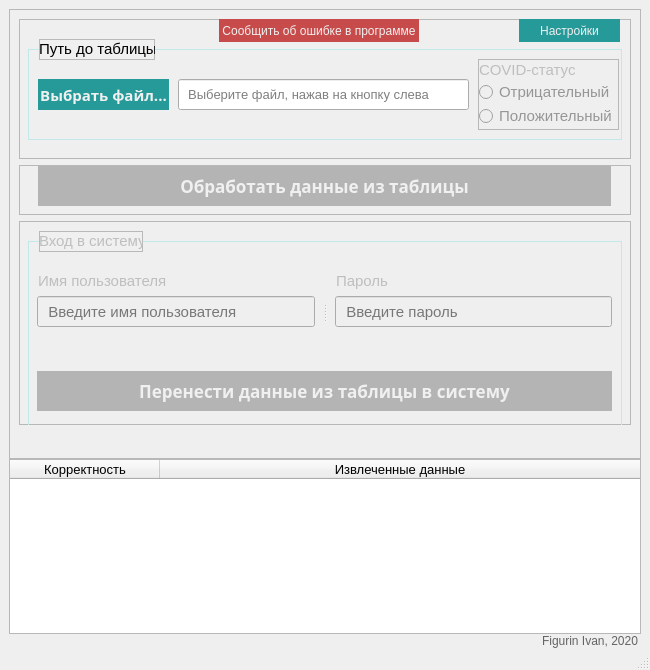
<?xml version="1.0" encoding="UTF-8"?>
<ui version="4.0">
 <class>main_window</class>
 <widget class="QMainWindow" name="main_window">
  <property name="geometry">
   <rect>
    <x>0</x>
    <y>0</y>
    <width>650</width>
    <height>670</height>
   </rect>
  </property>
  <property name="sizePolicy">
   <sizepolicy hsizetype="Fixed" vsizetype="Preferred">
    <horstretch>0</horstretch>
    <verstretch>1</verstretch>
   </sizepolicy>
  </property>
  <property name="minimumSize">
   <size>
    <width>650</width>
    <height>670</height>
   </size>
  </property>
  <property name="maximumSize">
   <size>
    <width>650</width>
    <height>1100</height>
   </size>
  </property>
  <property name="sizeIncrement">
   <size>
    <width>0</width>
    <height>300</height>
   </size>
  </property>
  <property name="windowTitle">
   <string>Импорт результатов тестов на COVID-19 в ЕМИАС</string>
  </property>
  <widget class="QWidget" name="central_widget">
   <layout class="QVBoxLayout" name="verticalLayout">
    <property name="spacing">
     <number>0</number>
    </property>
    <property name="bottomMargin">
     <number>0</number>
    </property>
    <item>
     <widget class="QFrame" name="main_top_frame">
      <property name="minimumSize">
       <size>
        <width>0</width>
        <height>450</height>
       </size>
      </property>
      <property name="frameShape">
       <enum>QFrame::StyledPanel</enum>
      </property>
      <property name="frameShadow">
       <enum>QFrame::Raised</enum>
      </property>
      <layout class="QVBoxLayout" name="verticalLayout_2">
       <item>
        <widget class="QFrame" name="path_to_table_big_frame">
         <property name="maximumSize">
          <size>
           <width>16777215</width>
           <height>140</height>
          </size>
         </property>
         <property name="frameShape">
          <enum>QFrame::StyledPanel</enum>
         </property>
         <property name="frameShadow">
          <enum>QFrame::Raised</enum>
         </property>
         <widget class="QFrame" name="path_to_table_frame">
          <property name="geometry">
           <rect>
            <x>9</x>
            <y>30</y>
            <width>594</width>
            <height>91</height>
           </rect>
          </property>
          <property name="styleSheet">
           <string notr="true">QFrame#path_to_table_frame {
	border-color: rgb(194, 233, 233);
	border-width: 1px;
	border-style: double;

}</string>
          </property>
          <property name="frameShape">
           <enum>QFrame::StyledPanel</enum>
          </property>
          <property name="frameShadow">
           <enum>QFrame::Raised</enum>
          </property>
          <widget class="QPushButton" name="path_to_table_button">
           <property name="geometry">
            <rect>
             <x>10</x>
             <y>30</y>
             <width>131</width>
             <height>31</height>
            </rect>
           </property>
           <property name="font">
            <font>
             <family>Segoe UI Semibold</family>
             <pointsize>11</pointsize>
             <weight>75</weight>
             <bold>true</bold>
            </font>
           </property>
           <property name="styleSheet">
            <string notr="true">QPushButton {
	background-color: rgb(38, 153, 153);
	color: rgb(240,240,240);
	border-style: none;
}
QPushButton:hover{
	background-color: rgb(30, 134, 134);
}
QPushButton:pressed{
	background-color: rgb(22, 114, 114);
}</string>
           </property>
           <property name="text">
            <string>Выбрать файл...</string>
           </property>
          </widget>
          <widget class="QLineEdit" name="path_to_table_input">
           <property name="geometry">
            <rect>
             <x>150</x>
             <y>30</y>
             <width>291</width>
             <height>31</height>
            </rect>
           </property>
           <property name="font">
            <font>
             <family>Segoe UI</family>
             <pointsize>10</pointsize>
            </font>
           </property>
           <property name="styleSheet">
            <string notr="true">QLineEdit{
	border-color: rgb(153, 153, 153);
}
QLineEdit:hover{
	border-color: rgb(117, 117, 117);
}
QLineEdit:focus{
	border-color: rgb(61, 207, 207);
}
</string>
           </property>
           <property name="text">
            <string/>
           </property>
           <property name="readOnly">
            <bool>true</bool>
           </property>
           <property name="placeholderText">
            <string>  Выберите файл, нажав на кнопку слева</string>
           </property>
           <property name="clearButtonEnabled">
            <bool>false</bool>
           </property>
          </widget>
          <widget class="QFrame" name="covid_frame">
           <property name="enabled">
            <bool>false</bool>
           </property>
           <property name="geometry">
            <rect>
             <x>450</x>
             <y>10</y>
             <width>141</width>
             <height>71</height>
            </rect>
           </property>
           <property name="frameShape">
            <enum>QFrame::StyledPanel</enum>
           </property>
           <property name="frameShadow">
            <enum>QFrame::Raised</enum>
           </property>
           <layout class="QVBoxLayout" name="verticalLayout_4">
            <property name="spacing">
             <number>0</number>
            </property>
            <property name="leftMargin">
             <number>0</number>
            </property>
            <property name="topMargin">
             <number>0</number>
            </property>
            <property name="rightMargin">
             <number>0</number>
            </property>
            <property name="bottomMargin">
             <number>0</number>
            </property>
            <item>
             <widget class="QLabel" name="covid_descript">
              <property name="enabled">
               <bool>false</bool>
              </property>
              <property name="maximumSize">
               <size>
                <width>16777215</width>
                <height>20</height>
               </size>
              </property>
              <property name="font">
               <font>
                <family>Segoe UI</family>
                <pointsize>11</pointsize>
               </font>
              </property>
              <property name="styleSheet">
               <string notr="true">Qlabel {
	background-color: rgba(255,255,255,0);
	border-color: rgba(255,255,255,0);
}</string>
              </property>
              <property name="text">
               <string>COVID-статус</string>
              </property>
             </widget>
            </item>
            <item>
             <widget class="QRadioButton" name="path_to_table_ok">
              <property name="font">
               <font>
                <family>Segoe UI</family>
                <pointsize>11</pointsize>
               </font>
              </property>
              <property name="styleSheet">
               <string notr="true">QRadioButton{
	color:rgb(0, 135, 0)
}
QRadioButton:disabled{
	color:rgb(150,150,150)
}</string>
              </property>
              <property name="text">
               <string>Отрицательный</string>
              </property>
             </widget>
            </item>
            <item>
             <widget class="QRadioButton" name="path_to_table_ill">
              <property name="font">
               <font>
                <family>Segoe UI</family>
                <pointsize>11</pointsize>
               </font>
              </property>
              <property name="styleSheet">
               <string notr="true">QRadioButton{
	color: rgb(135, 0, 0)
}
QRadioButton:disabled{
	color:rgb(150,150,150)
}</string>
              </property>
              <property name="text">
               <string>Положительный</string>
              </property>
             </widget>
            </item>
           </layout>
          </widget>
         </widget>
         <widget class="QFrame" name="path_to_table_deco">
          <property name="geometry">
           <rect>
            <x>20</x>
            <y>20</y>
            <width>116</width>
            <height>21</height>
           </rect>
          </property>
          <property name="styleSheet">
           <string notr="true">QFrame#path_to_table_deco {
	background-color: rgb(240, 240, 240)
	
}</string>
          </property>
          <property name="frameShape">
           <enum>QFrame::StyledPanel</enum>
          </property>
          <property name="frameShadow">
           <enum>QFrame::Raised</enum>
          </property>
          <widget class="QLabel" name="path_to_table_descript">
           <property name="geometry">
            <rect>
             <x>0</x>
             <y>0</y>
             <width>121</width>
             <height>20</height>
            </rect>
           </property>
           <property name="font">
            <font>
             <family>Segoe UI</family>
             <pointsize>11</pointsize>
            </font>
           </property>
           <property name="styleSheet">
            <string notr="true">Qlabel {
	background-color: rgba(255,255,255,0);
	border-color: rgba(255,255,255,0);
}</string>
           </property>
           <property name="text">
            <string>Путь до таблицы</string>
           </property>
          </widget>
         </widget>
         <widget class="QToolButton" name="toolButton">
          <property name="geometry">
           <rect>
            <x>500</x>
            <y>0</y>
            <width>101</width>
            <height>23</height>
           </rect>
          </property>
          <property name="font">
           <font>
            <family>Segoe UI</family>
           </font>
          </property>
          <property name="styleSheet">
           <string notr="true">QToolButton {
	background-color: rgb(38, 153, 153);
	color: rgb(240,240,240);
	border-style: none;
}
QToolButton:hover{
	background-color: rgb(30, 134, 134);
}
QToolButton:pressed{
	background-color: rgb(22, 114, 114);
}</string>
          </property>
          <property name="text">
           <string>Настройки</string>
          </property>
          <property name="toolButtonStyle">
           <enum>Qt::ToolButtonTextOnly</enum>
          </property>
         </widget>
         <widget class="QToolButton" name="toolButton_2">
          <property name="geometry">
           <rect>
            <x>200</x>
            <y>0</y>
            <width>200</width>
            <height>23</height>
           </rect>
          </property>
          <property name="font">
           <font>
            <family>Segoe UI</family>
           </font>
          </property>
          <property name="styleSheet">
           <string notr="true">QToolButton {
	background-color: rgb(200, 75, 75);
	color: rgb(240,240,240);
	border-style: none;
}
QToolButton:hover{
	background-color: rgb(180, 65, 65);
}
QToolButton:pressed{
	background-color: rgb(160, 55, 55);
}</string>
          </property>
          <property name="text">
           <string>Сообщить об ошибке в программе</string>
          </property>
          <property name="toolButtonStyle">
           <enum>Qt::ToolButtonTextOnly</enum>
          </property>
         </widget>
        </widget>
       </item>
       <item>
        <widget class="QFrame" name="frame">
         <property name="maximumSize">
          <size>
           <width>16777215</width>
           <height>50</height>
          </size>
         </property>
         <property name="frameShape">
          <enum>QFrame::StyledPanel</enum>
         </property>
         <property name="frameShadow">
          <enum>QFrame::Raised</enum>
         </property>
         <layout class="QVBoxLayout" name="verticalLayout_3">
          <property name="leftMargin">
           <number>18</number>
          </property>
          <property name="topMargin">
           <number>0</number>
          </property>
          <property name="rightMargin">
           <number>19</number>
          </property>
          <item>
           <widget class="QPushButton" name="start_parsing_button">
            <property name="enabled">
             <bool>false</bool>
            </property>
            <property name="minimumSize">
             <size>
              <width>0</width>
              <height>40</height>
             </size>
            </property>
            <property name="font">
             <font>
              <family>Segoe UI Semibold</family>
              <pointsize>13</pointsize>
              <weight>75</weight>
              <bold>true</bold>
             </font>
            </property>
            <property name="styleSheet">
             <string notr="true">QPushButton {
	background-color: rgb(38, 153, 153);
	color: rgb(240,240,240);
	border-style: none;
}
QPushButton:hover{
	background-color: rgb(30, 134, 134);
}
QPushButton:pressed{
	background-color: rgb(22, 114, 114);
}
QPushButton:disabled{
	background-color: rgb(180,180,180);
}</string>
            </property>
            <property name="text">
             <string>Обработать данные из таблицы</string>
            </property>
           </widget>
          </item>
         </layout>
        </widget>
       </item>
       <item>
        <widget class="QFrame" name="login_big_frame">
         <property name="enabled">
          <bool>false</bool>
         </property>
         <property name="frameShape">
          <enum>QFrame::StyledPanel</enum>
         </property>
         <property name="frameShadow">
          <enum>QFrame::Raised</enum>
         </property>
         <widget class="QFrame" name="login_frame">
          <property name="geometry">
           <rect>
            <x>9</x>
            <y>20</y>
            <width>594</width>
            <height>191</height>
           </rect>
          </property>
          <property name="styleSheet">
           <string notr="true">QFrame#login_frame {
	border-color: rgb(194, 233, 233);
	border-width: 1px;
	border-style: double;

}</string>
          </property>
          <property name="frameShape">
           <enum>QFrame::StyledPanel</enum>
          </property>
          <property name="frameShadow">
           <enum>QFrame::Raised</enum>
          </property>
          <widget class="QLabel" name="username_descript">
           <property name="geometry">
            <rect>
             <x>10</x>
             <y>30</y>
             <width>141</width>
             <height>20</height>
            </rect>
           </property>
           <property name="font">
            <font>
             <family>Segoe UI</family>
             <pointsize>11</pointsize>
            </font>
           </property>
           <property name="styleSheet">
            <string notr="true">Qlabel {
	background-color: rgba(255,255,255,0);
	border-color: rgba(255,255,255,0);
}</string>
           </property>
           <property name="text">
            <string>Имя пользователя</string>
           </property>
          </widget>
          <widget class="QLabel" name="password_descript">
           <property name="geometry">
            <rect>
             <x>308</x>
             <y>30</y>
             <width>61</width>
             <height>20</height>
            </rect>
           </property>
           <property name="font">
            <font>
             <family>Segoe UI</family>
             <pointsize>11</pointsize>
            </font>
           </property>
           <property name="styleSheet">
            <string notr="true">Qlabel {
	background-color: rgba(255,255,255,0);
	border-color: rgba(255,255,255,0);
}</string>
           </property>
           <property name="text">
            <string>Пароль</string>
           </property>
          </widget>
          <widget class="QPushButton" name="start_main_algorithm">
           <property name="enabled">
            <bool>false</bool>
           </property>
           <property name="geometry">
            <rect>
             <x>9</x>
             <y>130</y>
             <width>575</width>
             <height>40</height>
            </rect>
           </property>
           <property name="font">
            <font>
             <family>Segoe UI Semibold</family>
             <pointsize>13</pointsize>
             <weight>75</weight>
             <bold>true</bold>
            </font>
           </property>
           <property name="styleSheet">
            <string notr="true">QPushButton {
	background-color: rgb(38, 153, 153);
	color: rgb(240,240,240);
	border-style: none;
}
QPushButton:hover{
	background-color: rgb(30, 134, 134);
}
QPushButton:pressed{
	background-color: rgb(22, 114, 114);
}
QPushButton:disabled{
	background-color: rgb(180,180,180);
}</string>
           </property>
           <property name="text">
            <string>Перенести данные из таблицы в систему</string>
           </property>
          </widget>
          <widget class="QSplitter" name="splitter">
           <property name="geometry">
            <rect>
             <x>9</x>
             <y>55</y>
             <width>575</width>
             <height>31</height>
            </rect>
           </property>
           <property name="orientation">
            <enum>Qt::Horizontal</enum>
           </property>
           <property name="handleWidth">
            <number>20</number>
           </property>
           <widget class="QLineEdit" name="username_input">
            <property name="minimumSize">
             <size>
              <width>250</width>
              <height>0</height>
             </size>
            </property>
            <property name="font">
             <font>
              <family>Segoe UI</family>
              <pointsize>11</pointsize>
             </font>
            </property>
            <property name="styleSheet">
             <string notr="true">QLineEdit{
	border-color: rgb(153, 153, 153);
}
QLineEdit:hover{
	border-color: rgb(117, 117, 117);
}
QLineEdit:focus{
	border-color: rgb(61, 207, 207);
}
</string>
            </property>
            <property name="text">
             <string/>
            </property>
            <property name="readOnly">
             <bool>false</bool>
            </property>
            <property name="placeholderText">
             <string>  Введите имя пользователя</string>
            </property>
            <property name="clearButtonEnabled">
             <bool>false</bool>
            </property>
           </widget>
           <widget class="QLineEdit" name="password_input">
            <property name="minimumSize">
             <size>
              <width>250</width>
              <height>0</height>
             </size>
            </property>
            <property name="font">
             <font>
              <family>Segoe UI</family>
              <pointsize>11</pointsize>
             </font>
            </property>
            <property name="styleSheet">
             <string notr="true">QLineEdit{
	border-color: rgb(153, 153, 153);
}
QLineEdit:hover{
	border-color: rgb(117, 117, 117);
}
QLineEdit:focus{
	border-color: rgb(61, 207, 207);
}
</string>
            </property>
            <property name="text">
             <string/>
            </property>
            <property name="echoMode">
             <enum>QLineEdit::Password</enum>
            </property>
            <property name="readOnly">
             <bool>false</bool>
            </property>
            <property name="placeholderText">
             <string>  Введите пароль</string>
            </property>
            <property name="clearButtonEnabled">
             <bool>false</bool>
            </property>
           </widget>
          </widget>
         </widget>
         <widget class="QFrame" name="login_frame_deco">
          <property name="geometry">
           <rect>
            <x>20</x>
            <y>10</y>
            <width>104</width>
            <height>21</height>
           </rect>
          </property>
          <property name="styleSheet">
           <string notr="true">QFrame#login_frame_deco {
	background-color: rgb(240, 240, 240)
	
}</string>
          </property>
          <property name="frameShape">
           <enum>QFrame::StyledPanel</enum>
          </property>
          <property name="frameShadow">
           <enum>QFrame::Raised</enum>
          </property>
          <widget class="QLabel" name="login_frame_descript">
           <property name="geometry">
            <rect>
             <x>0</x>
             <y>0</y>
             <width>121</width>
             <height>20</height>
            </rect>
           </property>
           <property name="font">
            <font>
             <family>Segoe UI</family>
             <pointsize>11</pointsize>
            </font>
           </property>
           <property name="styleSheet">
            <string notr="true">Qlabel {
	background-color: rgba(255,255,255,0);
	border-color: rgba(255,255,255,0);
}</string>
           </property>
           <property name="text">
            <string>Вход в систему</string>
           </property>
          </widget>
         </widget>
        </widget>
       </item>
       <item>
        <widget class="QLabel" name="table_parse_error_descript">
         <property name="enabled">
          <bool>true</bool>
         </property>
         <property name="maximumSize">
          <size>
           <width>16777215</width>
           <height>18</height>
          </size>
         </property>
         <property name="font">
          <font>
           <family>Segoe UI</family>
           <pointsize>10</pointsize>
          </font>
         </property>
         <property name="text">
          <string/>
         </property>
         <property name="alignment">
          <set>Qt::AlignCenter</set>
         </property>
        </widget>
       </item>
      </layout>
     </widget>
    </item>
    <item>
     <widget class="QTableWidget" name="table_widget">
      <property name="font">
       <font>
        <pointsize>10</pointsize>
       </font>
      </property>
      <property name="autoScrollMargin">
       <number>8</number>
      </property>
      <property name="editTriggers">
       <set>QAbstractItemView::NoEditTriggers</set>
      </property>
      <property name="showDropIndicator" stdset="0">
       <bool>false</bool>
      </property>
      <property name="dragDropOverwriteMode">
       <bool>false</bool>
      </property>
      <property name="alternatingRowColors">
       <bool>false</bool>
      </property>
      <property name="verticalScrollMode">
       <enum>QAbstractItemView::ScrollPerPixel</enum>
      </property>
      <attribute name="horizontalHeaderVisible">
       <bool>true</bool>
      </attribute>
      <attribute name="horizontalHeaderCascadingSectionResizes">
       <bool>false</bool>
      </attribute>
      <attribute name="horizontalHeaderDefaultSectionSize">
       <number>150</number>
      </attribute>
      <attribute name="horizontalHeaderShowSortIndicator" stdset="0">
       <bool>false</bool>
      </attribute>
      <attribute name="horizontalHeaderStretchLastSection">
       <bool>true</bool>
      </attribute>
      <column>
       <property name="text">
        <string>Корректность</string>
       </property>
      </column>
      <column>
       <property name="text">
        <string>Извлеченные данные</string>
       </property>
      </column>
     </widget>
    </item>
    <item>
     <widget class="QLabel" name="wtrm">
      <property name="font">
       <font>
        <family>Segoe UI</family>
       </font>
      </property>
      <property name="styleSheet">
       <string notr="true">QLabel{
	color:rgb(100,100,100)
}</string>
      </property>
      <property name="text">
       <string>Figurin Ivan, 2020</string>
      </property>
      <property name="alignment">
       <set>Qt::AlignRight|Qt::AlignTrailing|Qt::AlignVCenter</set>
      </property>
      <property name="indent">
       <number>3</number>
      </property>
     </widget>
    </item>
   </layout>
  </widget>
  <widget class="QStatusBar" name="statusBar"/>
 </widget>
 <resources/>
 <connections/>
</ui>
